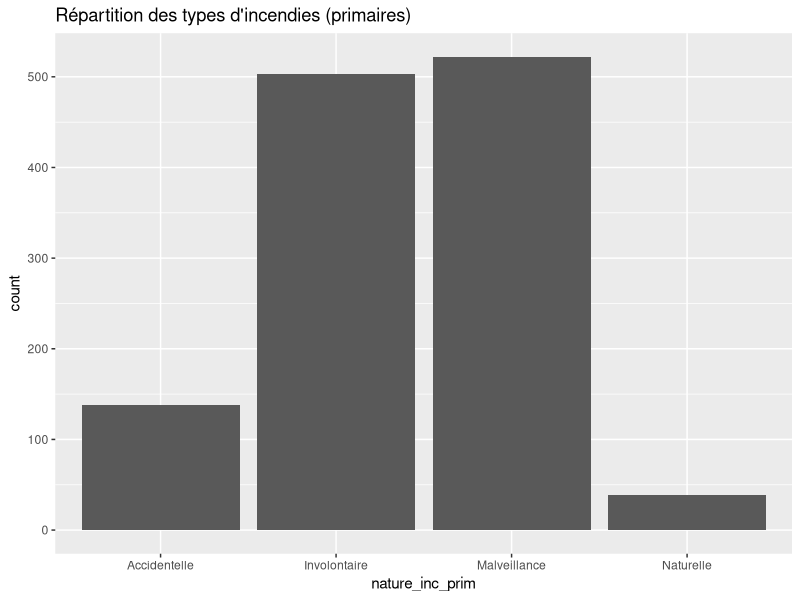
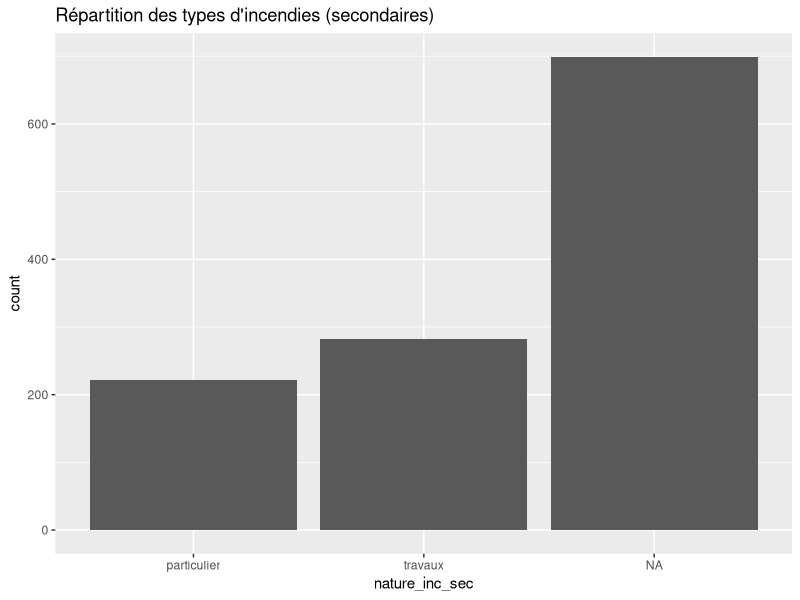
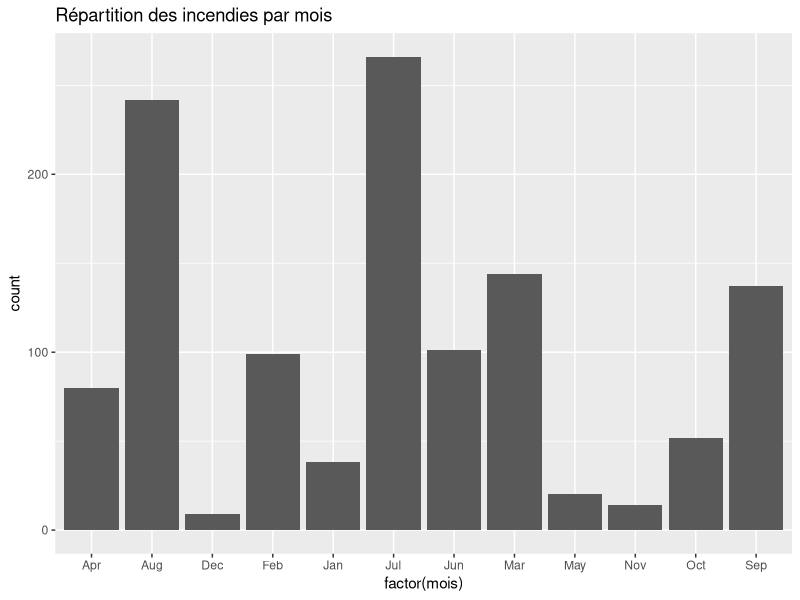
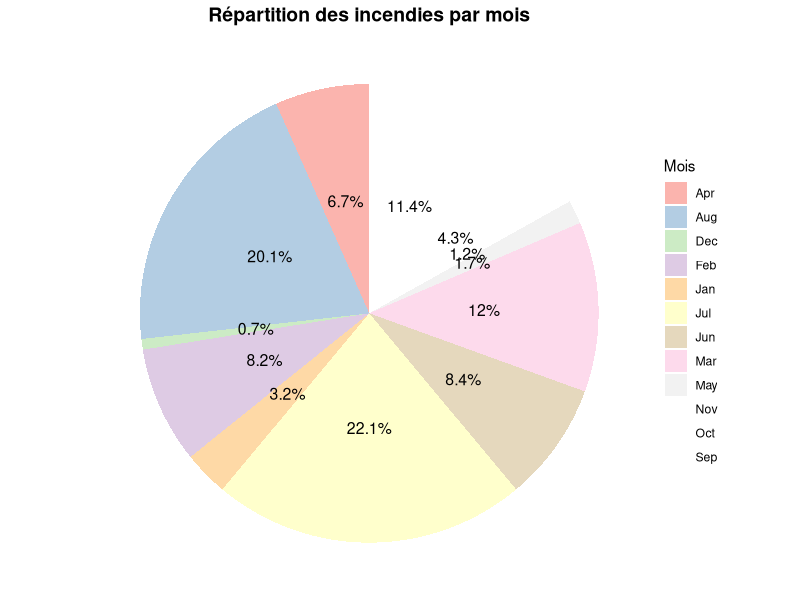
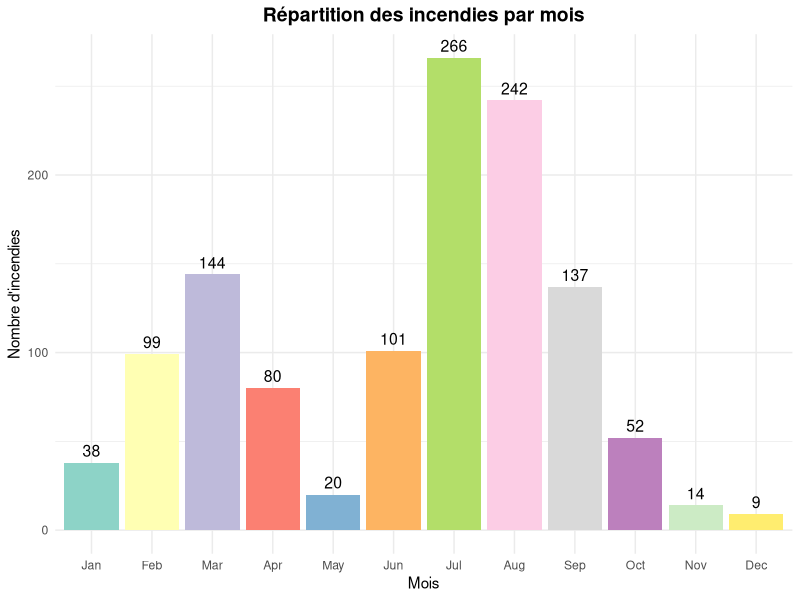
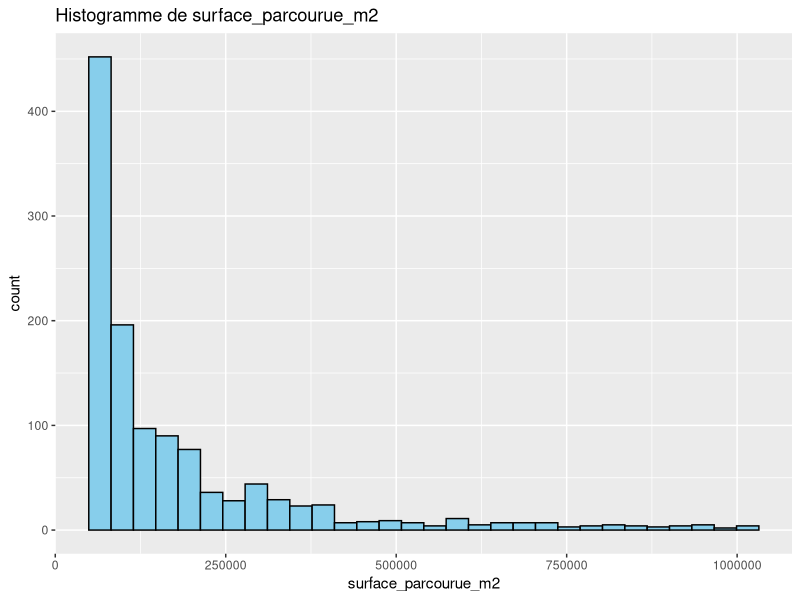
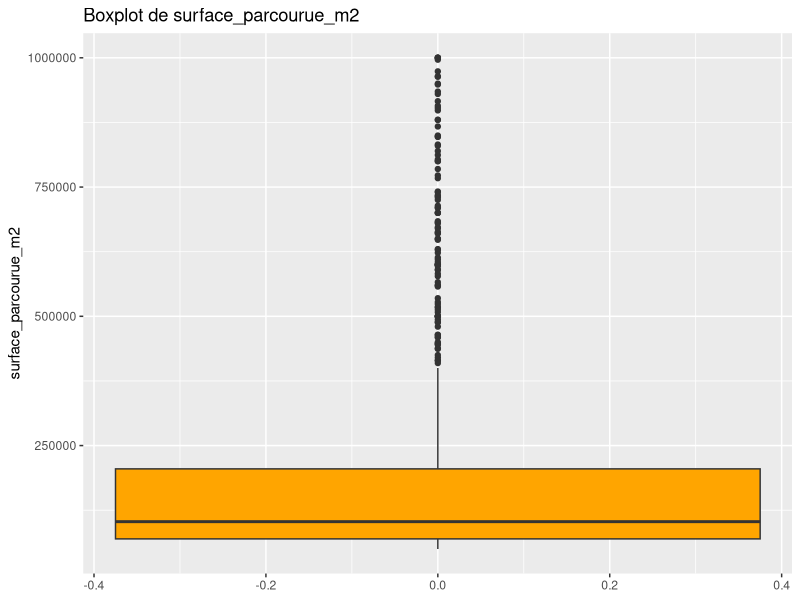
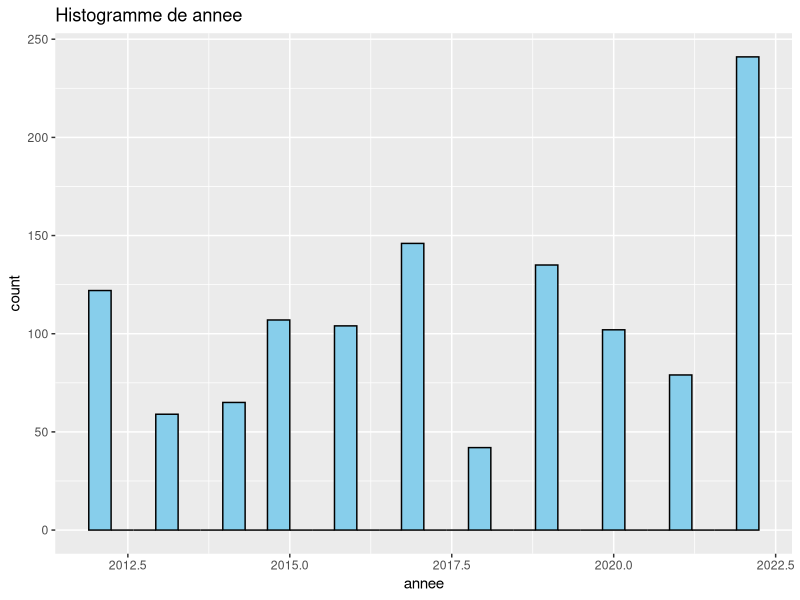

Generate these figures, in order, with R: (Note: this script raises an error after producing the figures.)
# Librairies nécessaires
library(tidyverse)
library(ggplot2)
library(dplyr)
library(ggpubr)
library(corrplot)

# Importation des données
df <- read.csv("../Data/donnees_incendies.csv")
df %>% count(nature_inc_prim) %>% mutate(freq = n / sum(n) * 100)


ggplot(df, aes(x = nature_inc_prim)) + 
  geom_bar() +
  ggtitle("Répartition des types d'incendies (primaires)")

df %>% count(nature_inc_sec) %>% mutate(freq = n / sum(n) * 100)
ggplot(df, aes(x = nature_inc_sec)) + 
  geom_bar() +
  ggtitle("Répartition des types d'incendies (secondaires)")


# mois
ggplot(df, aes(x = factor(mois))) + 
  geom_bar() +
  ggtitle("Répartition des incendies par mois")

df_summary_mois <- df %>%
  filter(!is.na(mois)) %>%
  count(mois) %>%
  mutate(freq = n / sum(n) * 100)

ggplot(df_summary_mois, aes(x = "", y = n, fill = factor(mois))) +
  geom_bar(stat = "identity", width = 1) +
  coord_polar("y", start = 0) + 
  geom_text(aes(label = paste0(round(freq, 1), "%")), 
            position = position_stack(vjust = 0.5), size = 4) +
  scale_fill_brewer(palette = "Pastel1") +
  labs(
    title = "Répartition des incendies par mois",
    fill = "Mois"
  ) +
  theme_void() +
  theme(
    plot.title = element_text(hjust = 0.5, face = "bold", size = 14)
  )

df_summary_mois <- df %>%
  filter(!is.na(mois)) %>%
  count(mois) %>%
  mutate(freq = n / sum(n) * 100)

# Convertir la colonne "mois" en facteur ordonné
df_summary_mois$mois <- factor(df_summary_mois$mois, 
                               levels = c("Jan", "Feb", "Mar", "Apr", "May", "Jun", 
                                          "Jul", "Aug", "Sep", "Oct", "Nov", "Dec"))

ggplot(df_summary_mois, aes(x = mois, y = n, fill = mois)) + 
  geom_bar(stat = "identity", show.legend = FALSE) +
  geom_text(aes(label = n), vjust = -0.5, size = 4) +
  scale_fill_brewer(palette = "Set3") +
  labs(
    title = "Répartition des incendies par mois",
    x = "Mois",
    y = "Nombre d'incendies"
  ) +
  theme_minimal() +
  theme(
    plot.title = element_text(hjust = 0.5, face = "bold", size = 14)
  )

library(tidyverse)
library(ggplot2)
library(dplyr)
library(ggpubr)
library(corrplot)
# Charger les librairies nécessaires
library(tidyverse)

# Charger les données
df <- read.csv("../Data/donnees_incendies.csv")

# Variables quantitatives
vars_quanti <- c("surface_parcourue_m2", "annee", "mois", "jour", "heure")

# Statistiques descriptives globales
summary(df[vars_quanti])

# Histogrammes & Boxplots
for (var in vars_quanti) {
  
  # Vérifier si la variable est continue (numérique)
  if (is.numeric(df[[var]])) {
    # Histogramme pour variables continues
    print(
      ggplot(df, aes_string(x = var)) + 
        geom_histogram(bins = 30, fill = "skyblue", color = "black") + 
        ggtitle(paste("Histogramme de", var))
    )
  } else {
    # Diagramme en barres pour variables discrètes (facteurs)
    print(
      ggplot(df, aes_string(x = var)) + 
        geom_bar(fill = "skyblue", color = "black") + 
        ggtitle(paste("Répartition des", var))
    )
  }
  
  # Boxplot
  print(
    ggplot(df, aes_string(y = var)) + 
      geom_boxplot(fill = "orange") + 
      ggtitle(paste("Boxplot de", var))
  )
}


colnames(df)

# Tableau croisé
table(df$nature_inc_prim, df$nature_inc_sec)

# Test du Chi²
chisq.test(table(df$nature_inc_prim, df$nature_inc_sec))





library(ggplot2)
library(dplyr)

df %>%
  filter(!is.na(nature_inc_sec)) %>%
  ggplot(aes(x = nature_inc_prim, fill = nature_inc_sec)) + 
  geom_bar(position = "dodge") +
  scale_fill_brewer(palette = "Set3") +  # Palette plus colorée
  theme_minimal() +
  theme(
    plot.title = element_text(size = 14, face = "bold"),
    axis.text.x = element_text(angle = 45, hjust = 1)
  ) +
  labs(
    title = "Répartition des types d'incendies (primaire vs secondaire)",
    x = "Nature primaire",
    fill = "Nature secondaire"
  )

# Importer les deux CSV
df_incendies <- read.csv("../Data/donnees_incendies.csv")
df_meteo <- read.csv("../Data/donnees_meteo.csv")

# Matrice de corrélation
cor_matrix <- cor(df[vars_quanti], use = "complete.obs")
corrplot(cor_matrix, method = "color", type = "upper", addCoef.col = "black")

# Scatterplot + régression
ggplot(df, aes(x = Insolation_med, y = Tmax_med)) + 
  geom_point() + 
  geom_smooth(method = "lm", col = "red") + 
  ggtitle("Tmax_med vs Insolation_med")

# Corrélation de Pearson
cor.test(df$Insolation_med, df$Tmax_med, method = "pearson")




# Boxplot Altitude selon nature_inc_prim
ggplot(df, aes(x = nature_inc_prim, y = Altitude)) + 
  geom_boxplot() + 
  ggtitle("Altitude selon le type d'incendie primaire")

# Tmax selon nature_sec_inc
ggplot(df, aes(x = nature_sec_inc, y = Tmax_med)) + 
  geom_boxplot() + 
  ggtitle("Tmax selon nature secondaire")

# Test ANOVA
anova_test <- aov(Tmax_med ~ nature_sec_inc, data = df)
summary(anova_test)
